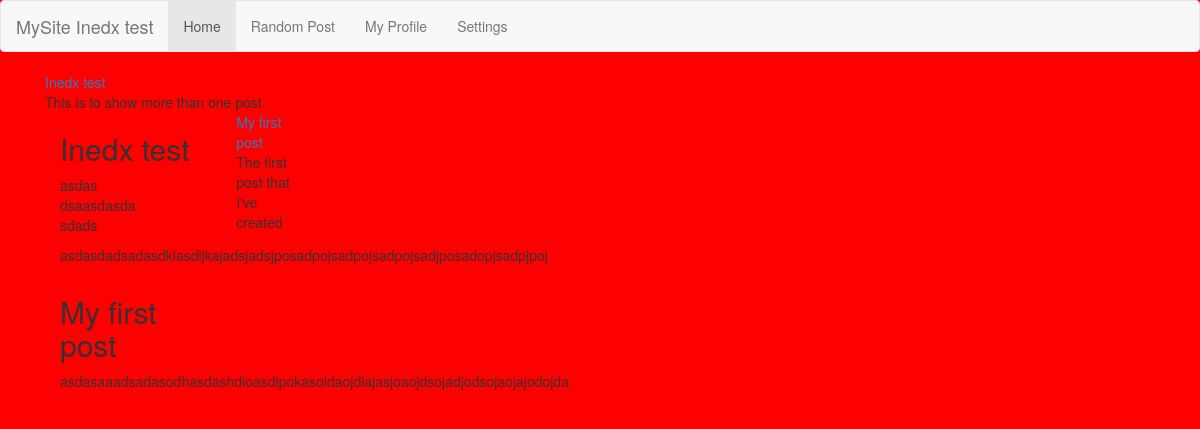
Page /post/index-test on the committed database.
### blog/models.py (models this page shows, shortened)
class Post(models.Model):
    title = models.CharField(max_length=255)
    slug = models.SlugField(max_length=255, unique=True)
    summary = models.CharField(max_length=300)
    content = models.TextField()
    published = models.BooleanField(default=True)
    created = models.DateTimeField(auto_now_add=True)
    image = models.ImageField(upload_to='img')
    class Meta:
        ordering = ['-created']

### blog/views.py (the view)
# urls.py: url(r'^post/(.*)$', blog_views.post),
def post(request, slug):
    print(slug)
    posts = Post.objects.all()
    return render(None, 'post.html', {
        'post': get_object_or_404(Post, slug=slug),
        'posts': posts
    })

### blog/templates/post.html
{% extends 'single_template.html' %}
{% block title %}MySite {{ post.title }}{% endblock %}
{% block entery %}
        <h2>{{ post.title }}</h2>
        <div>
            {{ post.content|linebreaks }}
        </div>
{% endblock %}

### blog/templates/single_template.html
{% extends 'base.html' %}
{% block content %}
    <div class="container">
        <div class="col-md-3">
            {% for post in posts %}
                <div>
                    <div class="summary-title"><a href="/post/{{ post.slug }}">{{ post.title }}</a> </div>
                    <div class="summary">{{ post.summary }}</div>
                </div>
                <div class="col-md-9">
                    {% block entery %}{% endblock %}
                </div>
            {% endfor%}
        </div>
    </div>
{% endblock %}

### blog/static/css/style.css (style rules this page uses)
body { background: #f00 !important; }

### rows in the picture
Post: title "Inedx test", summary "This is to show more than one post", content "asdas dsaasdasda sdads asdasdadsadasdklasdljkajadsjadsjposadpojsadpojsadpojsadjposadopjsadpjpoj"
Post: title "My first post", summary "The first post that I've created", content "asdasaaadsadasodhasdashdioasdipokasoidaojdiajasjoaojdsojadjodsojaojajodojda"
